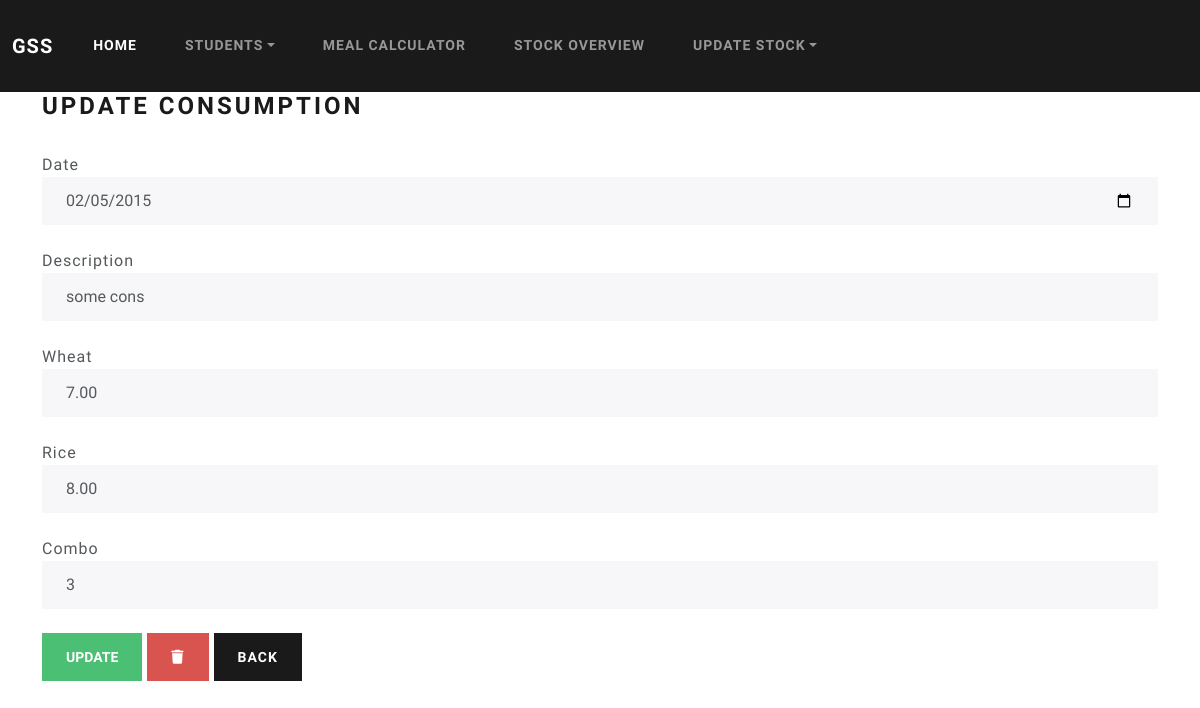
The app's page /consumption/update-exp/4 with its own data.
### stockoverview/models.py (models this page shows)
class Stock(models.Model):
    owner = models.ForeignKey(to=User,on_delete=models.CASCADE)
    operation = models.CharField(max_length=50)
    date = models.DateField(auto_now=False, auto_now_add=False)
    description = models.CharField(max_length=50)
    wheat = models.DecimalField(max_digits=5, decimal_places=2)
    rice = models.DecimalField(max_digits=5, decimal_places=2)
    combo = models.DecimalField(max_digits=2, decimal_places=0)

### consumption/views.py (the view, shortened to what this page needs)
# urls.py: path('update-exp/<int:id>',views.update_exp,name="update_exp"),
def update_exp(request,id):
    operation='consumption'
    exp = Stock.objects.get(pk=id,operation=operation)
    context = {
        'exp': exp
    }
    if request.method=="GET":
        return render(request,"consumption/update_exp.html",context)

### templates/consumption/update_exp.html (shortened to what this page needs)
{% extends 'base.html' %}
{% block content %}
<div class="container">
    <h3>Update Consumption</h3>
    <br>
    <form action="{% url 'update_exp' exp.id %}" method="POST">
        <label for="">Date</label>
        <input class = "form-control" type="date" name="date" id="" value="{{exp.date |date:'Y-m-d' }}" >
        <br>
        <label for="">Description</label>
        <input class = "form-control" type="text" name="description" id="" value="{{exp.description}}">
        <br>
        <label for="">Wheat</label>
        <input class = "form-control" type="number" name="wheat" id="" value="{{exp.wheat}}">
        <br>
        <label for="">Rice</label>
        <input class = "form-control" type="number" name="rice" id="" value="{{exp.rice}}">
        <br>
        <label for="">Combo</label>
        <input class = "form-control" type="number" name="combo" id="" value="{{exp.combo}}">
        <br>
        <button class = "btn btn-success" type="submit">Update</button>
        <a class = "btn btn-danger" href="{% url 'delete_exp' exp.id %}"><i class="fas fa-trash"></i></a>
        <a class = "btn btn-primary" href="{% url 'stock_exp' %}">Back</a>
        </form>
</div>
{% endblock content %}

### records on screen
Stock: date "02/05/2015", description "some cons", wheat "7.00", rice "8.00", combo "3"
